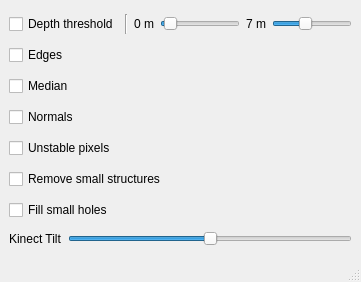
<?xml version="1.0" encoding="UTF-8"?>
<ui version="4.0">
 <class>FiltersWindow</class>
 <widget class="QMainWindow" name="FiltersWindow">
  <property name="geometry">
   <rect>
    <x>0</x>
    <y>0</y>
    <width>361</width>
    <height>282</height>
   </rect>
  </property>
  <property name="windowTitle">
   <string>Filters</string>
  </property>
  <widget class="QWidget" name="centralwidget">
   <layout class="QHBoxLayout" name="horizontalLayout_2">
    <item>
     <layout class="QHBoxLayout" name="horizontalLayout">
      <item>
       <layout class="QVBoxLayout" name="verticalLayout">
        <item>
         <layout class="QHBoxLayout" name="horizontalLayout_3">
          <item>
           <widget class="QCheckBox" name="depthThresholdCheckBox">
            <property name="text">
             <string>Depth threshold</string>
            </property>
           </widget>
          </item>
          <item>
           <widget class="Line" name="line">
            <property name="orientation">
             <enum>Qt::Vertical</enum>
            </property>
           </widget>
          </item>
          <item>
           <widget class="QLabel" name="minDepthLabel">
            <property name="text">
             <string>0 m</string>
            </property>
           </widget>
          </item>
          <item>
           <widget class="QSlider" name="minDepthSlider">
            <property name="maximum">
             <number>700</number>
            </property>
            <property name="sliderPosition">
             <number>30</number>
            </property>
            <property name="orientation">
             <enum>Qt::Horizontal</enum>
            </property>
           </widget>
          </item>
          <item>
           <widget class="QLabel" name="maxDepthLabel">
            <property name="text">
             <string>7 m</string>
            </property>
           </widget>
          </item>
          <item>
           <widget class="QSlider" name="maxDepthSlider">
            <property name="maximum">
             <number>1000</number>
            </property>
            <property name="value">
             <number>400</number>
            </property>
            <property name="sliderPosition">
             <number>400</number>
            </property>
            <property name="orientation">
             <enum>Qt::Horizontal</enum>
            </property>
           </widget>
          </item>
         </layout>
        </item>
        <item>
         <widget class="QCheckBox" name="edgesCheckBox">
          <property name="text">
           <string>Edges</string>
          </property>
         </widget>
        </item>
        <item>
         <widget class="QCheckBox" name="medianCheckBox">
          <property name="text">
           <string>Median</string>
          </property>
         </widget>
        </item>
        <item>
         <widget class="QCheckBox" name="normalsCheckBox">
          <property name="text">
           <string>Normals</string>
          </property>
         </widget>
        </item>
        <item>
         <widget class="QCheckBox" name="unstableCheckBox">
          <property name="text">
           <string>Unstable pixels</string>
          </property>
         </widget>
        </item>
        <item>
         <widget class="QCheckBox" name="removeSmallStructuresBox">
          <property name="text">
           <string>Remove small structures</string>
          </property>
         </widget>
        </item>
        <item>
         <widget class="QCheckBox" name="fillSmallHolesCheckBox">
          <property name="text">
           <string>Fill small holes</string>
          </property>
         </widget>
        </item>
        <item>
         <layout class="QHBoxLayout" name="horizontalLayout_4">
          <item>
           <widget class="QLabel" name="label">
            <property name="text">
             <string>Kinect Tilt</string>
            </property>
           </widget>
          </item>
          <item>
           <widget class="QSlider" name="kinectTiltSlider">
            <property name="minimum">
             <number>-31</number>
            </property>
            <property name="maximum">
             <number>31</number>
            </property>
            <property name="orientation">
             <enum>Qt::Horizontal</enum>
            </property>
           </widget>
          </item>
         </layout>
        </item>
       </layout>
      </item>
     </layout>
    </item>
   </layout>
  </widget>
  <widget class="QMenuBar" name="menubar">
   <property name="geometry">
    <rect>
     <x>0</x>
     <y>0</y>
     <width>361</width>
     <height>21</height>
    </rect>
   </property>
  </widget>
  <widget class="QStatusBar" name="statusbar"/>
 </widget>
 <resources/>
 <connections/>
</ui>
